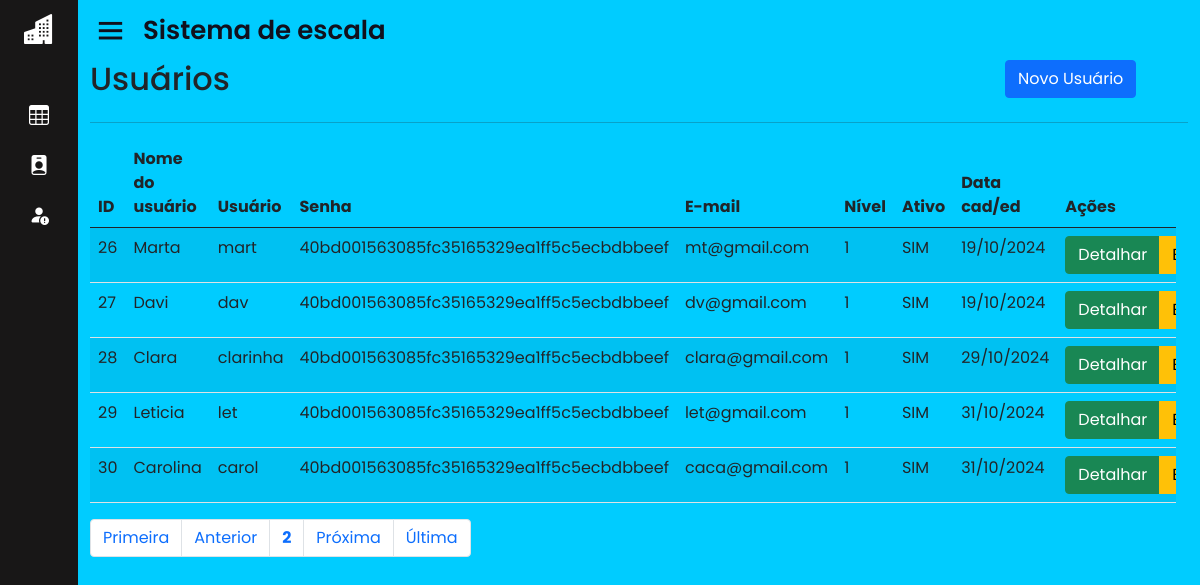
/home.php?page=lista_usu&pagina=2 (signed in), run on the app's committed database.
### tables this page shows
CREATE TABLE IF NOT EXISTS `usuarios` (
  `id` int(11) unsigned NOT NULL AUTO_INCREMENT,
  `nome` varchar(50) NOT NULL,
  `usuario` varchar(25) NOT NULL,
  `senha` varchar(40) NOT NULL,
  `email` varchar(100) NOT NULL,
  `nivel` int(1) unsigned NOT NULL DEFAULT 1,
  `ativo` tinyint(1) NOT NULL DEFAULT 1,
  `dt_cadastro` datetime NOT NULL,
  `id_func` int(11) DEFAULT NULL,
  PRIMARY KEY (`id`),
  UNIQUE KEY `usuario` (`usuario`),
  KEY `nivel` (`nivel`),
  KEY `FK_usuarios_funcionario` (`id_func`),
  CONSTRAINT `FK_usuarios_funcionario` FOREIGN KEY (`id_func`) REFERENCES `funcionario` (`id_func`) ON DELETE CASCADE ON UPDATE CASCADE
);

### sis/usuarios/lista_usu.php (the view, shortened to what this page needs)
<div id="main" class="container-fluid">
	<div id="top" class="row">
		<div class="col-md-10">
			<h2>Usuários</h2>
		</div>
		<div class="col-md-2">
			<a href="?page=fadd_usu" class="btn btn-primary pull-right h2">Novo Usuário</a>
		</div>
	</div>
	<hr/>
		<div id="list" class="row">
			<div class="table-responsive">
				<?php
					$quantidade = 5;
					$pagina = (isset($_GET['pagina'])) ? (int)$_GET['pagina'] : 1;
					$inicio = ($quantidade * $pagina) - $quantidade;
					$data_all = mysqli_query($con, "select * from usuarios order by id asc limit $inicio, $quantidade;");
					echo "<table class='table table-striped' cellspacing='0' cellpading='0'>";
					echo "<thead><tr>";
					echo "<td><strong>ID</strong></td>";
					echo "<td><strong>Nome do usuário</strong></td>";
					echo "<td><strong>Usuário</strong></td>";
					echo "<td class='d-none d-md-table-cell'><strong>Senha</strong></td>";
					echo "<td class='d-none d-md-table-cell'><strong>E-mail</strong></td>";
					echo "<td class='d-none d-md-table-cell'><strong>Nível</strong></td>";
					echo "<td class='d-none d-md-table-cell'><strong>Ativo</strong></td>";
					echo "<td class='d-none d-md-table-cell'><strong>Data cad/ed</strong></td>";
					echo "<td class='actions'><strong>Ações</strong></td>";
					echo "</tr></thead><tbody>";
					while($info = mysqli_fetch_array($data_all)){
						echo "<tr>";
						echo "<td>".$info['id']."</td>";
						echo "<td>".$info['nome']."</td>";
						echo "<td>".$info['usuario']."</td>";
						echo "<td class='d-none d-md-table-cell'>".$info['senha']."</td>";
						echo "<td class='d-none d-md-table-cell'>".$info['email']." </td>";
						echo "<td class='d-none d-md-table-cell'>".$info['nivel']."</td>";
						if($info['ativo'] == 1){
							echo "<td class='d-none d-md-table-cell'>SIM</td>";
						}else if($info['ativo'] == 0){
							echo "<td class='d-none d-md-table-cell'>NÃO</td>";
						}
						echo "<td class='d-none d-md-table-cell'>".date('d/m/Y',strtotime($info['dt_cadastro']))."</td>";
						echo "<td><div class='btn-group btn-group-xs'>";
						echo "<a class='btn btn-success btn-xs' href=?page=view_usu&id=".$info['id']."> Detalhar </a>";
						echo "<a class='btn btn-warning btn-xs' href=?page=fedita_usu&id=".$info['id']."> Editar </a>";
					}
					echo "</tr></tbody></table>";
				?>
			</div>
		</div>
		<div id="bottom" class="row">
			<div class="col-md-12">
				<?php
					$sqlTotal 		= "select id from usuarios;";
					$qrTotal  		= mysqli_query($con, $sqlTotal);
					$numTotal 		= mysqli_num_rows($qrTotal);
					$totalpagina = (ceil($numTotal/$quantidade)<=0) ? 1 : ceil($numTotal/$quantidade);
					$anterior = (($pagina-1) <= 0) ? 1 : $pagina - 1;
					$posterior = (($pagina+1) >= $totalpagina) ? $totalpagina : $pagina+1;
					echo "<ul class='pagination'>";
					echo "<li class='page-item'><a class='page-link' href='?page=lista_usu&pagina=1'> Primeira</a></li> ";
					echo "<li class='page-item'><a class='page-link' href=\"?page=lista_usu&pagina=$anterior\"> Anterior</a></li> ";
					echo "<li class='page-item'><a class='page-link' href='?page=lista_usu&pagina=".$pagina."'><strong>".$pagina."</strong></a></li> ";
					echo "<li class='page-item'><a class='page-link' href=\"?page=lista_usu&pagina=$posterior\"> Pr&oacute;xima</a></li> ";
					echo "<li class='page-item'><a class='page-link' href=\"?page=lista_usu&pagina=$totalpagina\"> &Uacute;ltima</a></li></ul>";
				?>
			</div>
		</div>
</div>

### css/style.css (style rules this page uses)
* { margin: 0; padding: 0; box-sizing: border-box; font-family: 'Poppins', sans-serif; }
.row { width: 100%; }

### data on the page
usuarios: id "26", nome "Marta", usuario "mart", senha "40bd001563085fc35165329ea1ff5c5ecbdbbeef", email "mt@gmail.com", nivel "1", ativo "SIM", dt_cadastro "19/10/2024"
usuarios: id "27", nome "Davi", usuario "dav", senha "40bd001563085fc35165329ea1ff5c5ecbdbbeef", email "dv@gmail.com", nivel "1", ativo "SIM", dt_cadastro "19/10/2024"
usuarios: id "28", nome "Clara", usuario "clarinha", senha "40bd001563085fc35165329ea1ff5c5ecbdbbeef", email "clara@gmail.com", nivel "1", ativo "SIM", dt_cadastro "29/10/2024"
usuarios: id "29", nome "Leticia", usuario "let", senha "40bd001563085fc35165329ea1ff5c5ecbdbbeef", email "let@gmail.com", nivel "1", ativo "SIM", dt_cadastro "31/10/2024"
usuarios: id "30", nome "Carolina", usuario "carol", senha "40bd001563085fc35165329ea1ff5c5ecbdbbeef", email "caca@gmail.com", nivel "1", ativo "SIM", dt_cadastro "31/10/2024"

### other printed values
$pagina "2"
